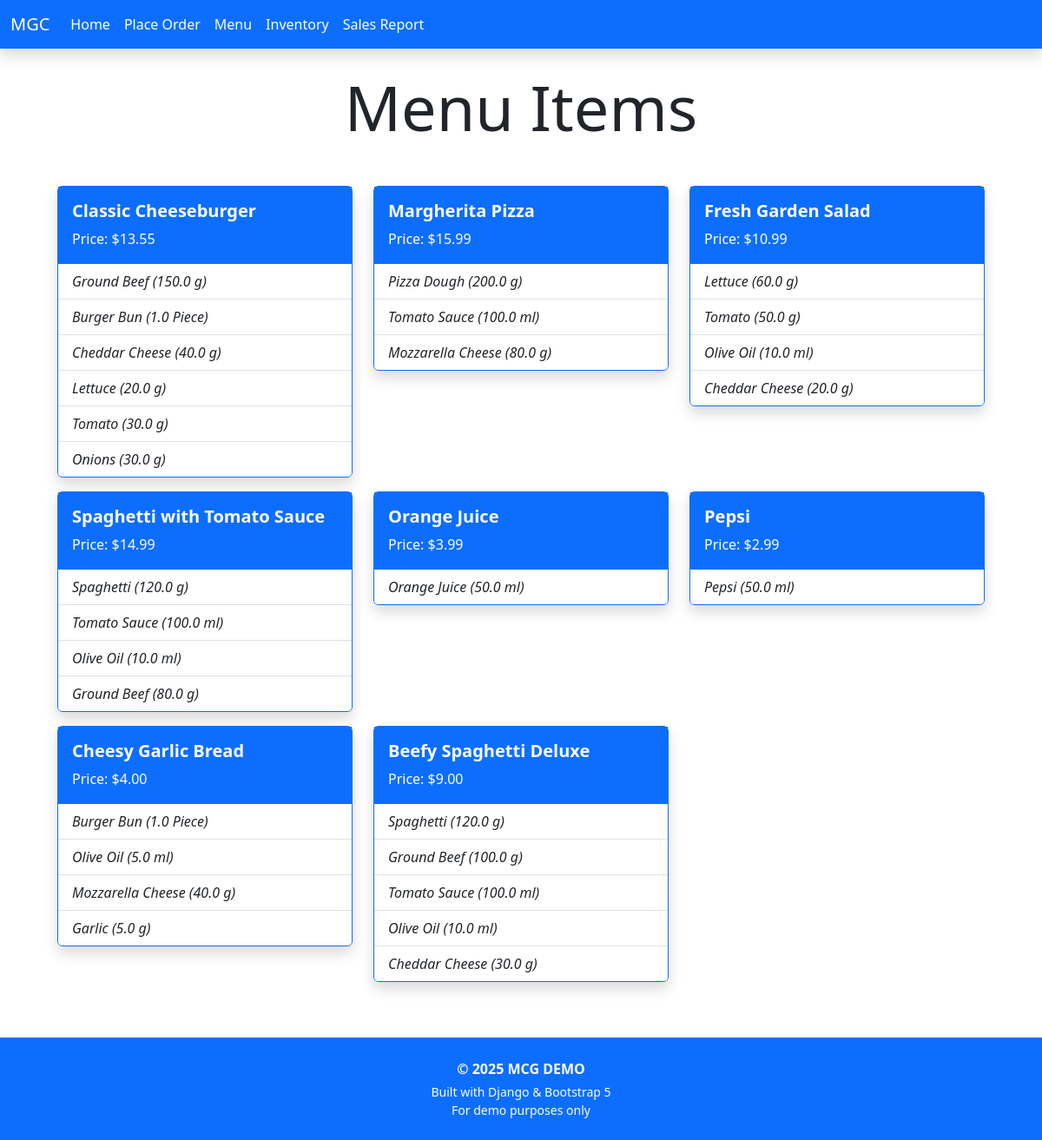
Page /menu/menu/ on the committed database.
### menu/models.py (models this page shows, shortened)
class MenuItem(models.Model):
    name = models.CharField(max_length=100)
    price = models.DecimalField(max_digits=8, decimal_places=2)
    ingredients = models.ManyToManyField(Ingredient, through='RecipeItem')

class RecipeItem(models.Model):
    menu_item = models.ForeignKey(MenuItem, on_delete=models.CASCADE, related_name="recipe_items")
    ingredient = models.ForeignKey(Ingredient, on_delete=models.CASCADE)
    quantity_needed = models.FloatField()  # quantity of ingredient needed per menu item

class Ingredient(models.Model):
    name = models.CharField(max_length=100)
    unit = models.CharField(max_length=20, default="g")  # grams, liters, etc.
    cost = models.DecimalField(max_digits=8, decimal_places=3)  # cost of ingredient single unit
    quantity_in_stock = models.FloatField(
        validators=[
            MinValueValidator(0),  # no stock item below zero
        ]
    )

### menu/views.py (the view)
# urls.py: path('menu/', MenuItemListView.as_view(), name="menu"),
class MenuItemListView(ListView):
    model = MenuItem
    template_name = "menu/menu_list.html"
    context_object_name = "menu_items"

### templates/menu/menu_list.html
{% extends "_base.html" %}
{% block content %}
    <h2 class="display-2 mt-4 mb-5 text-center">Menu Items</h2>
    <section class="container mt-4">
        <div class="container mt-2">
            <div class="row">
                {% for menu_item in menu_items %}
                    <div class="col-12 col-lg-4">
                        <div class="card mb-3 border-primary shadow">
                            <div class="card-body bg-primary text-white">
                                <h5 class="card-title fw-bold">{{ menu_item.name }}</h5>
                                <p class="card-text">Price: ${{ menu_item.price }}</p>
                            </div>
                            <ul class="list-group list-group-flush">
                                {% for item in menu_item.recipe_items.all %}
                                    <li class="list-group-item fst-italic">
                                        {{ item.ingredient.name }} ({{ item.quantity_needed }} {{ item.ingredient.unit }})
                                    </li>
                                {% endfor %}
                            </ul>
                        </div>
                    </div>
                {% endfor %}
            </div>
        </div>
    </section>
{% endblock content %}

### rows in the picture
MenuItem: name "Classic Cheeseburger", price "13.55"
RecipeItem: ingredient.name "Ground Beef", quantity_needed "150.0", ingredient.unit "g"
RecipeItem: ingredient.name "Burger Bun", quantity_needed "1.0", ingredient.unit "Piece"
RecipeItem: ingredient.name "Cheddar Cheese", quantity_needed "40.0", ingredient.unit "g"
RecipeItem: ingredient.name "Lettuce", quantity_needed "20.0", ingredient.unit "g"
RecipeItem: ingredient.name "Tomato", quantity_needed "30.0", ingredient.unit "g"
RecipeItem: ingredient.name "Onions", quantity_needed "30.0", ingredient.unit "g"
MenuItem: name "Margherita Pizza", price "15.99"
RecipeItem: ingredient.name "Pizza Dough", quantity_needed "200.0", ingredient.unit "g"
RecipeItem: ingredient.name "Tomato Sauce", quantity_needed "100.0", ingredient.unit "ml"
RecipeItem: ingredient.name "Mozzarella Cheese", quantity_needed "80.0", ingredient.unit "g"
MenuItem: name "Fresh Garden Salad", price "10.99"
RecipeItem: ingredient.name "Lettuce", quantity_needed "60.0", ingredient.unit "g"
RecipeItem: ingredient.name "Tomato", quantity_needed "50.0", ingredient.unit "g"
RecipeItem: ingredient.name "Olive Oil", quantity_needed "10.0", ingredient.unit "ml"
RecipeItem: ingredient.name "Cheddar Cheese", quantity_needed "20.0", ingredient.unit "g"
MenuItem: name "Spaghetti with Tomato Sauce", price "14.99"
RecipeItem: ingredient.name "Spaghetti", quantity_needed "120.0", ingredient.unit "g"
RecipeItem: ingredient.name "Tomato Sauce", quantity_needed "100.0", ingredient.unit "ml"
RecipeItem: ingredient.name "Olive Oil", quantity_needed "10.0", ingredient.unit "ml"
RecipeItem: ingredient.name "Ground Beef", quantity_needed "80.0", ingredient.unit "g"
MenuItem: name "Orange Juice", price "3.99"
RecipeItem: ingredient.name "Orange Juice", quantity_needed "50.0", ingredient.unit "ml"
MenuItem: name "Pepsi", price "2.99"
RecipeItem: ingredient.name "Pepsi", quantity_needed "50.0", ingredient.unit "ml"
MenuItem: name "Cheesy Garlic Bread", price "4.00"
RecipeItem: ingredient.name "Burger Bun", quantity_needed "1.0", ingredient.unit "Piece"
RecipeItem: ingredient.name "Olive Oil", quantity_needed "5.0", ingredient.unit "ml"
RecipeItem: ingredient.name "Mozzarella Cheese", quantity_needed "40.0", ingredient.unit "g"
RecipeItem: ingredient.name "Garlic", quantity_needed "5.0", ingredient.unit "g"
MenuItem: name "Beefy Spaghetti Deluxe", price "9.00"
RecipeItem: ingredient.name "Spaghetti", quantity_needed "120.0", ingredient.unit "g"
RecipeItem: ingredient.name "Ground Beef", quantity_needed "100.0", ingredient.unit "g"
RecipeItem: ingredient.name "Tomato Sauce", quantity_needed "100.0", ingredient.unit "ml"
RecipeItem: ingredient.name "Olive Oil", quantity_needed "10.0", ingredient.unit "ml"
RecipeItem: ingredient.name "Cheddar Cheese", quantity_needed "30.0", ingredient.unit "g"
